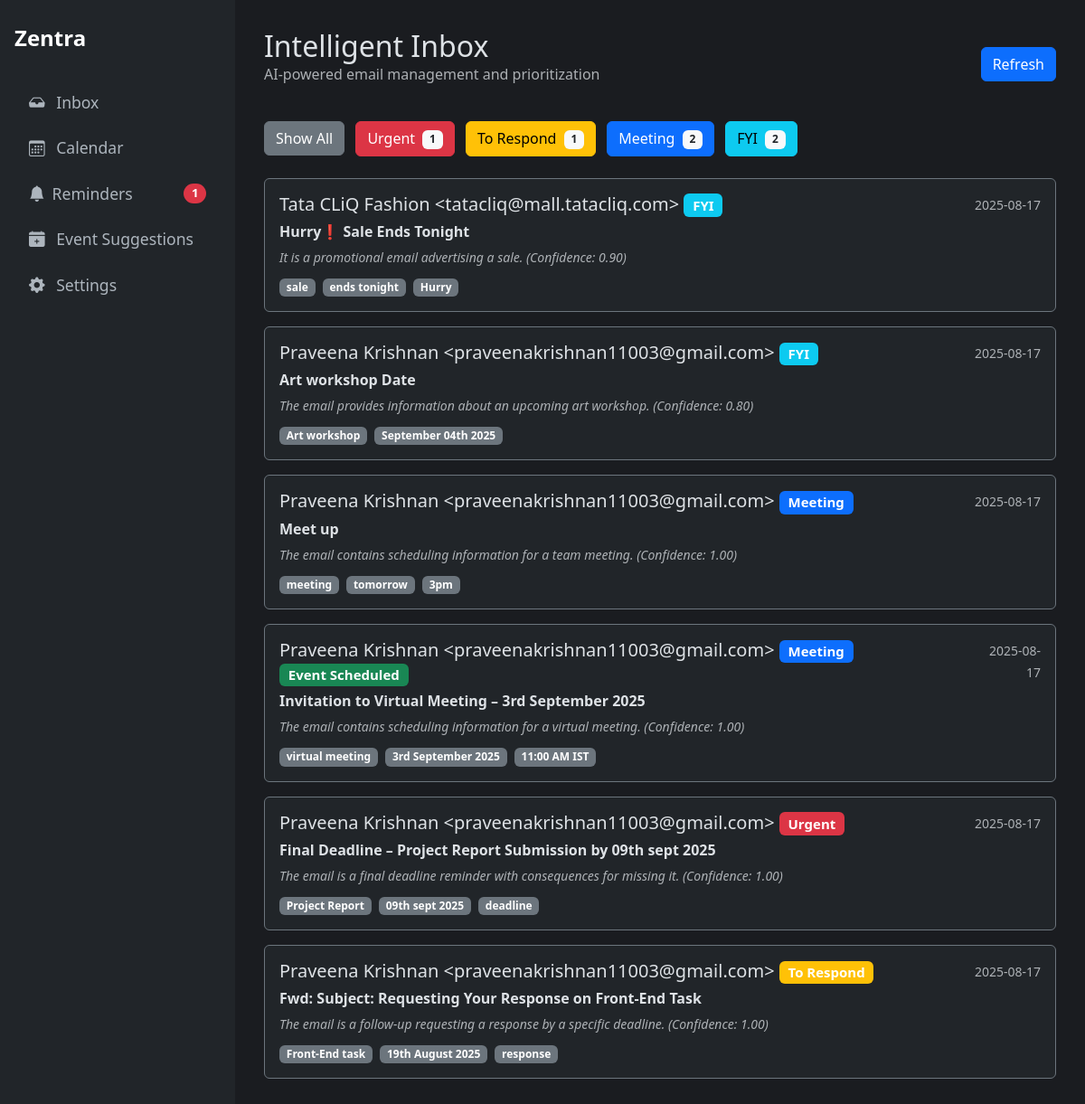
/recent_classified, run on the app's committed database.
### tables this page shows
CREATE TABLE classifications (
    id INTEGER PRIMARY KEY AUTOINCREMENT,
    gmail_message_id TEXT UNIQUE NOT NULL, -- NEW: Added unique message ID
    created_at TIMESTAMP NOT NULL DEFAULT CURRENT_TIMESTAMP,
    subject TEXT NOT NULL,
    sender TEXT NOT NULL,
    body TEXT,
    category TEXT,
    confidence REAL,
    priority_analysis TEXT,
    category_reason TEXT,
    summary TEXT,
    important_terms TEXT,
    response_draft TEXT
);

CREATE TABLE suggested_events (
    id INTEGER PRIMARY KEY AUTOINCREMENT,
    status TEXT NOT NULL ,
    type TEXT NOT NULL, -- 'meeting' or 'deadline'
    summary TEXT NOT NULL,
    time_expression TEXT NOT NULL, -- MODIFIED: Replaced start_time and end_time
    description TEXT,
    source_email_id INTEGER,
    FOREIGN KEY (source_email_id) REFERENCES classifications (id)
);

### Oauth.py (the view)
@app.route("/recent_classified")
def recent_classified_view():
    category_filter = request.args.get('category', None)
    classifications = database.get_recent_classifications(category_filter=category_filter)
    category_counts = database.get_category_counts()
    category_colors = {"Urgent": "danger", "To Respond": "warning", "Meeting": "primary", "FYI": "info", "Uncategorized": "secondary"}
    return render_template("history.html", classifications=classifications, counts=category_counts, category_colors=category_colors)

### Oauth.py (called while the page is built)
@app.context_processor
def inject_counts():
    pending_reminders_count = database.get_pending_reminders_count()
    return dict(pending_reminders_count=pending_reminders_count)

### database.py (called while the page is built)
def get_db_connection():
    conn = sqlite3.connect(DATABASE_FILE, timeout=10)
    conn.row_factory = sqlite3.Row
    return conn

def get_recent_classifications(category_filter=None, limit=25):
    conn = get_db_connection()
    query = """
        SELECT
            c.id, c.subject, c.sender, c.category, c.confidence,
            c.category_reason, c.important_terms, c.created_at,
            s.status as suggestion_status
        FROM
            classifications c
        LEFT JOIN
            suggested_events s ON c.id = s.source_email_id
    """
    params = []
    if category_filter:
        query += ' WHERE c.category = ?'
        params.append(category_filter)
    query += ' ORDER BY c.id DESC LIMIT ?'
    params.append(limit)
    classifications = conn.execute(query, tuple(params)).fetchall()
    conn.close()
    return classifications

def get_category_counts():
    conn = get_db_connection()
    counts = conn.execute('SELECT category, COUNT(id) as count FROM classifications GROUP BY category').fetchall()
    conn.close()
    return {row['category']: row['count'] for row in counts}

def get_pending_reminders_count():
    conn = get_db_connection()
    count = conn.execute(
        "SELECT COUNT(id) FROM reminders WHERE status = 'active'"
    ).fetchone()[0]
    conn.close()
    return count

### templates/history.html
{% extends "layout.html" %}
{% block content %}
<div class="d-flex justify-content-between align-items-center mb-4">
  <div>
    <h1 class="h2 mb-0">Intelligent Inbox</h1>
    <p class="text-muted">AI-powered email management and prioritization</p>
  </div>
  <a href="/recent_classified" class="btn btn-primary">Refresh</a>
</div>
<div class="mb-4">
  <a href="/recent_classified" class="btn btn-secondary me-2">Show All</a>
  <a href="/recent_classified?category=Urgent" class="btn btn-danger me-2">Urgent <span class="badge bg-light text-dark ms-1">{{ counts.get('Urgent', 0) }}</span></a>
  <a href="/recent_classified?category=To Respond" class="btn btn-warning me-2">To Respond <span class="badge bg-light text-dark ms-1">{{ counts.get('To Respond', 0) }}</span></a>
  <a href="/recent_classified?category=Meeting" class="btn btn-primary me-2">Meeting <span class="badge bg-light text-dark ms-1">{{ counts.get('Meeting', 0) }}</span></a>
  <a href="/recent_classified?category=FYI" class="btn btn-info">FYI <span class="badge bg-light text-dark ms-1">{{ counts.get('FYI', 0) }}</span></a>
</div>
{% for item in classifications %}
<a href="/classification/{{ item.id }}" class="text-decoration-none text-white">
  <div class="card mb-3 bg-dark border-secondary">
    <div class="card-body">
      <div class="d-flex w-100 justify-content-between">
        <div class="flex-grow-1">
          <h5 class="mb-1">{{ item.sender }} <span class="badge bg-{{ category_colors.get(item.category, 'secondary') }}">{{ item.category }}</span>
            {% if item.suggestion_status == 'accepted' %}
              <span class="badge bg-success">Event Scheduled</span>
            {% endif %}
          </h5>
          <p class="mb-1"><strong>{{ item.subject }}</strong></p>
          <p class="mb-0 text-muted fst-italic">
            <small>{{ item.category_reason }} (Confidence: {{ "%.2f"|format(item.confidence|float) }})</small>
          </p>
          <div class="mt-2">
            {% if item.important_terms %}
              {% for term in item.important_terms.split(',')[:3] %}
                {% if term.strip() %}
                  <span class="badge bg-secondary me-1">{{ term.strip() }}</span>
                {% endif %}
              {% endfor %}
            {% endif %}
          </div>
        </div>
        <div class="text-end">
          <small class="text-muted">{{ item.created_at[:10] }}</small>
        </div>
      </div>
    </div>
  </div>
</a>
{% else %}
<div class="alert alert-info">No classified emails in history.</div>
{% endfor %}
{% endblock %}

### templates/layout.html (style rules this page uses)
body { display: flex; min-height: 100vh; background-color: #1a1c20; color: #dee2e6; }

### data on the page
classifications: sender "Tata CLiQ Fashion <tatacliq@mall.tatacliq.com>", category "FYI", subject "Hurry❗ Sale Ends Tonight", category_reason "It is a promotional email advertising a sale.", confidence "0.90", strip "sale" "ends tonight" "Hurry", created_at "2025-08-17"
classifications: sender "Praveena Krishnan <praveenakrishnan11003@gmail.com>", category "FYI", subject "Art workshop Date", category_reason "The email provides information about an upcoming art workshop.", confidence "0.80", strip "Art workshop" "September 04th 2025", created_at "2025-08-17"
classifications: sender "Praveena Krishnan <praveenakrishnan11003@gmail.com>", category "Meeting", subject "Meet up", category_reason "The email contains scheduling information for a team meeting.", confidence "1.00", strip "meeting" "tomorrow" "3pm", created_at "2025-08-17"
suggested_events: sender "Praveena Krishnan <praveenakrishnan11003@gmail.com>", category "Meeting", status "Event Scheduled", subject "Invitation to Virtual Meeting – 3rd September 2025", category_reason "The email contains scheduling information for a virtual meeting.", strip "virtual meeting" "3rd September 2025" "11:00 AM IST", created_at "2025-08-17"
classifications: confidence "1.00"
classifications: sender "Praveena Krishnan <praveenakrishnan11003@gmail.com>", category "Urgent", subject "Final Deadline – Project Report Submission by 09th sept 2025", category_reason "The email is a final deadline reminder with consequences for missing it.", confidence "1.00", strip "Project Report" "09th sept 2025" "deadline", created_at "2025-08-17"
classifications: sender "Praveena Krishnan <praveenakrishnan11003@gmail.com>", category "To Respond", subject "Fwd: Subject: Requesting Your Response on Front-End Task", category_reason "The email is a follow-up requesting a response by a specific deadline.", confidence "1.00", strip "Front-End task" "19th August 2025" "response", created_at "2025-08-17"

### other printed values
{{ pending_reminders_count }} "1"
{{ counts.get('Urgent', 0) }} "1"
{{ counts.get('To Respond', 0) }} "1"
{{ counts.get('Meeting', 0) }} "2"
{{ counts.get('FYI', 0) }} "2"
